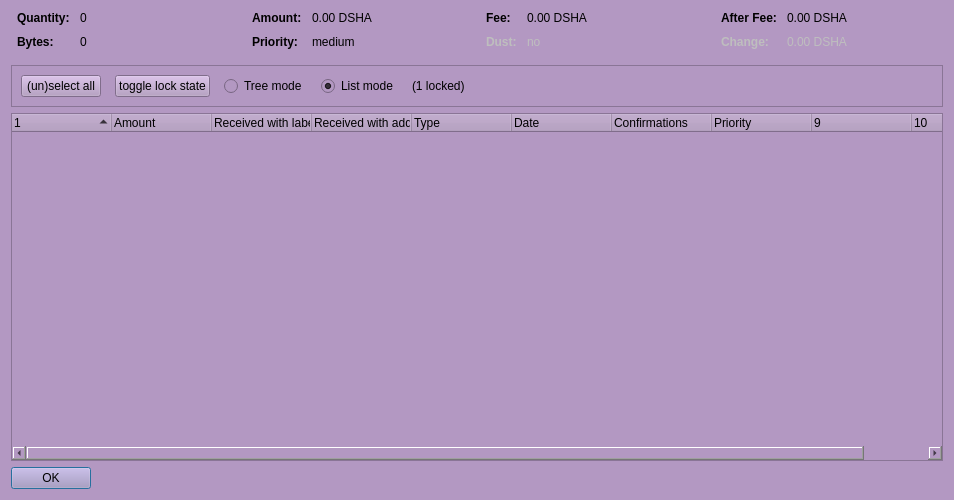
<?xml version="1.0" encoding="UTF-8"?>
<ui version="4.0">
 <class>CoinControlDialog</class>
 <widget class="QDialog" name="CoinControlDialog">
  <property name="geometry">
   <rect>
    <x>0</x>
    <y>0</y>
    <width>954</width>
    <height>500</height>
   </rect>
  </property>
  <property name="windowTitle">
   <string>Coin Selection</string>
  </property>
  <property name="styleSheet">
   <string notr="true">background-color: rgb(179, 152, 194);</string>
  </property>
  <layout class="QVBoxLayout" name="verticalLayout">
   <item>
    <layout class="QHBoxLayout" name="horizontalLayoutTop" stretch="0,0,0,0">
     <property name="topMargin">
      <number>0</number>
     </property>
     <property name="bottomMargin">
      <number>10</number>
     </property>
     <item>
      <layout class="QFormLayout" name="formLayoutCoinControl1">
       <property name="horizontalSpacing">
        <number>10</number>
       </property>
       <property name="verticalSpacing">
        <number>10</number>
       </property>
       <property name="leftMargin">
        <number>6</number>
       </property>
       <property name="rightMargin">
        <number>6</number>
       </property>
       <item row="0" column="0">
        <widget class="QLabel" name="labelCoinControlQuantityText">
         <property name="font">
          <font>
           <weight>75</weight>
           <bold>true</bold>
          </font>
         </property>
         <property name="text">
          <string>Quantity:</string>
         </property>
        </widget>
       </item>
       <item row="0" column="1">
        <widget class="QLabel" name="labelCoinControlQuantity">
         <property name="cursor">
          <cursorShape>IBeamCursor</cursorShape>
         </property>
         <property name="contextMenuPolicy">
          <enum>Qt::ActionsContextMenu</enum>
         </property>
         <property name="text">
          <string notr="true">0</string>
         </property>
         <property name="textInteractionFlags">
          <set>Qt::LinksAccessibleByMouse|Qt::TextSelectableByKeyboard|Qt::TextSelectableByMouse</set>
         </property>
        </widget>
       </item>
       <item row="1" column="0">
        <widget class="QLabel" name="labelCoinControlBytesText">
         <property name="font">
          <font>
           <weight>75</weight>
           <bold>true</bold>
          </font>
         </property>
         <property name="text">
          <string>Bytes:</string>
         </property>
        </widget>
       </item>
       <item row="1" column="1">
        <widget class="QLabel" name="labelCoinControlBytes">
         <property name="cursor">
          <cursorShape>IBeamCursor</cursorShape>
         </property>
         <property name="contextMenuPolicy">
          <enum>Qt::ActionsContextMenu</enum>
         </property>
         <property name="text">
          <string notr="true">0</string>
         </property>
         <property name="textInteractionFlags">
          <set>Qt::LinksAccessibleByMouse|Qt::TextSelectableByKeyboard|Qt::TextSelectableByMouse</set>
         </property>
        </widget>
       </item>
      </layout>
     </item>
     <item>
      <layout class="QFormLayout" name="formLayoutCoinControl2">
       <property name="horizontalSpacing">
        <number>10</number>
       </property>
       <property name="verticalSpacing">
        <number>10</number>
       </property>
       <property name="leftMargin">
        <number>6</number>
       </property>
       <property name="rightMargin">
        <number>6</number>
       </property>
       <item row="0" column="0">
        <widget class="QLabel" name="labelCoinControlAmountText">
         <property name="font">
          <font>
           <weight>75</weight>
           <bold>true</bold>
          </font>
         </property>
         <property name="text">
          <string>Amount:</string>
         </property>
        </widget>
       </item>
       <item row="0" column="1">
        <widget class="QLabel" name="labelCoinControlAmount">
         <property name="cursor">
          <cursorShape>IBeamCursor</cursorShape>
         </property>
         <property name="contextMenuPolicy">
          <enum>Qt::ActionsContextMenu</enum>
         </property>
         <property name="text">
          <string notr="true">0.00 DSHA</string>
         </property>
         <property name="textInteractionFlags">
          <set>Qt::LinksAccessibleByMouse|Qt::TextSelectableByKeyboard|Qt::TextSelectableByMouse</set>
         </property>
        </widget>
       </item>
       <item row="1" column="0">
        <widget class="QLabel" name="labelCoinControlPriorityText">
         <property name="font">
          <font>
           <weight>75</weight>
           <bold>true</bold>
          </font>
         </property>
         <property name="text">
          <string>Priority:</string>
         </property>
        </widget>
       </item>
       <item row="1" column="1">
        <widget class="QLabel" name="labelCoinControlPriority">
         <property name="cursor">
          <cursorShape>IBeamCursor</cursorShape>
         </property>
         <property name="contextMenuPolicy">
          <enum>Qt::ActionsContextMenu</enum>
         </property>
         <property name="text">
          <string>medium</string>
         </property>
         <property name="textInteractionFlags">
          <set>Qt::LinksAccessibleByMouse|Qt::TextSelectableByKeyboard|Qt::TextSelectableByMouse</set>
         </property>
        </widget>
       </item>
      </layout>
     </item>
     <item>
      <layout class="QFormLayout" name="formLayoutCoinControl3">
       <property name="horizontalSpacing">
        <number>10</number>
       </property>
       <property name="verticalSpacing">
        <number>10</number>
       </property>
       <property name="leftMargin">
        <number>6</number>
       </property>
       <property name="rightMargin">
        <number>6</number>
       </property>
       <item row="0" column="0">
        <widget class="QLabel" name="labelCoinControlFeeText">
         <property name="font">
          <font>
           <weight>75</weight>
           <bold>true</bold>
          </font>
         </property>
         <property name="text">
          <string>Fee:</string>
         </property>
        </widget>
       </item>
       <item row="0" column="1">
        <widget class="QLabel" name="labelCoinControlFee">
         <property name="cursor">
          <cursorShape>IBeamCursor</cursorShape>
         </property>
         <property name="contextMenuPolicy">
          <enum>Qt::ActionsContextMenu</enum>
         </property>
         <property name="text">
          <string notr="true">0.00 DSHA</string>
         </property>
         <property name="textInteractionFlags">
          <set>Qt::LinksAccessibleByMouse|Qt::TextSelectableByKeyboard|Qt::TextSelectableByMouse</set>
         </property>
        </widget>
       </item>
       <item row="1" column="0">
        <widget class="QLabel" name="labelCoinControlLowOutputText">
         <property name="enabled">
          <bool>false</bool>
         </property>
         <property name="font">
          <font>
           <weight>75</weight>
           <bold>true</bold>
          </font>
         </property>
         <property name="text">
          <string>Dust:</string>
         </property>
        </widget>
       </item>
       <item row="1" column="1">
        <widget class="QLabel" name="labelCoinControlLowOutput">
         <property name="enabled">
          <bool>false</bool>
         </property>
         <property name="cursor">
          <cursorShape>IBeamCursor</cursorShape>
         </property>
         <property name="contextMenuPolicy">
          <enum>Qt::ActionsContextMenu</enum>
         </property>
         <property name="text">
          <string>no</string>
         </property>
         <property name="textInteractionFlags">
          <set>Qt::LinksAccessibleByMouse|Qt::TextSelectableByKeyboard|Qt::TextSelectableByMouse</set>
         </property>
        </widget>
       </item>
      </layout>
     </item>
     <item>
      <layout class="QFormLayout" name="formLayoutCoinControl4">
       <property name="horizontalSpacing">
        <number>10</number>
       </property>
       <property name="verticalSpacing">
        <number>10</number>
       </property>
       <property name="leftMargin">
        <number>6</number>
       </property>
       <property name="rightMargin">
        <number>6</number>
       </property>
       <item row="0" column="0">
        <widget class="QLabel" name="labelCoinControlAfterFeeText">
         <property name="font">
          <font>
           <weight>75</weight>
           <bold>true</bold>
          </font>
         </property>
         <property name="text">
          <string>After Fee:</string>
         </property>
        </widget>
       </item>
       <item row="0" column="1">
        <widget class="QLabel" name="labelCoinControlAfterFee">
         <property name="cursor">
          <cursorShape>IBeamCursor</cursorShape>
         </property>
         <property name="contextMenuPolicy">
          <enum>Qt::ActionsContextMenu</enum>
         </property>
         <property name="text">
          <string notr="true">0.00 DSHA</string>
         </property>
         <property name="textInteractionFlags">
          <set>Qt::LinksAccessibleByMouse|Qt::TextSelectableByKeyboard|Qt::TextSelectableByMouse</set>
         </property>
        </widget>
       </item>
       <item row="1" column="0">
        <widget class="QLabel" name="labelCoinControlChangeText">
         <property name="enabled">
          <bool>false</bool>
         </property>
         <property name="font">
          <font>
           <weight>75</weight>
           <bold>true</bold>
          </font>
         </property>
         <property name="text">
          <string>Change:</string>
         </property>
        </widget>
       </item>
       <item row="1" column="1">
        <widget class="QLabel" name="labelCoinControlChange">
         <property name="enabled">
          <bool>false</bool>
         </property>
         <property name="cursor">
          <cursorShape>IBeamCursor</cursorShape>
         </property>
         <property name="contextMenuPolicy">
          <enum>Qt::ActionsContextMenu</enum>
         </property>
         <property name="text">
          <string notr="true">0.00 DSHA</string>
         </property>
         <property name="textInteractionFlags">
          <set>Qt::LinksAccessibleByMouse|Qt::TextSelectableByKeyboard|Qt::TextSelectableByMouse</set>
         </property>
        </widget>
       </item>
      </layout>
     </item>
    </layout>
   </item>
   <item>
    <widget class="QFrame" name="frame">
     <property name="minimumSize">
      <size>
       <width>0</width>
       <height>40</height>
      </size>
     </property>
     <property name="frameShape">
      <enum>QFrame::StyledPanel</enum>
     </property>
     <property name="frameShadow">
      <enum>QFrame::Sunken</enum>
     </property>
     <layout class="QHBoxLayout" name="horizontalLayout">
      <item>
       <layout class="QHBoxLayout" name="horizontalLayoutPanel" stretch="0,0,0,0,0,0">
        <property name="spacing">
         <number>14</number>
        </property>
        <item>
         <widget class="QPushButton" name="pushButtonSelectAll">
          <property name="sizePolicy">
           <sizepolicy hsizetype="Maximum" vsizetype="Fixed">
            <horstretch>0</horstretch>
            <verstretch>0</verstretch>
           </sizepolicy>
          </property>
          <property name="text">
           <string>(un)select all</string>
          </property>
          <property name="autoDefault">
           <bool>false</bool>
          </property>
         </widget>
        </item>
        <item>
         <widget class="QPushButton" name="pushButtonToggleLock">
          <property name="sizePolicy">
           <sizepolicy hsizetype="Maximum" vsizetype="Fixed">
            <horstretch>0</horstretch>
            <verstretch>0</verstretch>
           </sizepolicy>
          </property>
          <property name="text">
           <string>toggle lock state</string>
          </property>
          <property name="autoDefault">
           <bool>false</bool>
          </property>
         </widget>
        </item>
        <item>
         <widget class="QRadioButton" name="radioTreeMode">
          <property name="sizePolicy">
           <sizepolicy hsizetype="Maximum" vsizetype="Fixed">
            <horstretch>0</horstretch>
            <verstretch>0</verstretch>
           </sizepolicy>
          </property>
          <property name="text">
           <string>Tree mode</string>
          </property>
         </widget>
        </item>
        <item>
         <widget class="QRadioButton" name="radioListMode">
          <property name="sizePolicy">
           <sizepolicy hsizetype="Maximum" vsizetype="Fixed">
            <horstretch>0</horstretch>
            <verstretch>0</verstretch>
           </sizepolicy>
          </property>
          <property name="text">
           <string>List mode</string>
          </property>
          <property name="checked">
           <bool>true</bool>
          </property>
         </widget>
        </item>
        <item>
         <widget class="QLabel" name="labelLocked">
          <property name="text">
           <string>(1 locked)</string>
          </property>
         </widget>
        </item>
        <item>
         <spacer name="horizontalSpacer">
          <property name="orientation">
           <enum>Qt::Horizontal</enum>
          </property>
          <property name="sizeHint" stdset="0">
           <size>
            <width>40</width>
            <height>20</height>
           </size>
          </property>
         </spacer>
        </item>
       </layout>
      </item>
     </layout>
    </widget>
   </item>
   <item>
    <widget class="CoinControlTreeWidget" name="treeWidget">
     <property name="contextMenuPolicy">
      <enum>Qt::CustomContextMenu</enum>
     </property>
     <property name="sortingEnabled">
      <bool>false</bool>
     </property>
     <property name="columnCount">
      <number>10</number>
     </property>
     <attribute name="headerShowSortIndicator" stdset="0">
      <bool>true</bool>
     </attribute>
     <attribute name="headerStretchLastSection">
      <bool>false</bool>
     </attribute>
     <column>
      <property name="text">
       <string/>
      </property>
     </column>
     <column>
      <property name="text">
       <string>Amount</string>
      </property>
     </column>
     <column>
      <property name="text">
       <string>Received with label</string>
      </property>
     </column>
     <column>
      <property name="text">
       <string>Received with address</string>
      </property>
     </column>
     <column>
      <property name="text">
       <string>Type</string>
      </property>
     </column>
     <column>
      <property name="text">
       <string>Date</string>
      </property>
     </column>
     <column>
      <property name="text">
       <string>Confirmations</string>
      </property>
      <property name="toolTip">
       <string>Confirmed</string>
      </property>
     </column>
     <column>
      <property name="text">
       <string>Priority</string>
      </property>
     </column>
     <column>
      <property name="text">
       <string/>
      </property>
     </column>
     <column>
      <property name="text">
       <string/>
      </property>
     </column>
    </widget>
   </item>
   <item>
    <widget class="QDialogButtonBox" name="buttonBox">
     <property name="sizePolicy">
      <sizepolicy hsizetype="Maximum" vsizetype="Fixed">
       <horstretch>0</horstretch>
       <verstretch>0</verstretch>
      </sizepolicy>
     </property>
     <property name="orientation">
      <enum>Qt::Horizontal</enum>
     </property>
     <property name="standardButtons">
      <set>QDialogButtonBox::Ok</set>
     </property>
    </widget>
   </item>
  </layout>
 </widget>
 <customwidgets>
  <customwidget>
   <class>CoinControlTreeWidget</class>
   <extends>QTreeWidget</extends>
   <header>coincontroltreewidget.h</header>
  </customwidget>
 </customwidgets>
 <resources/>
 <connections/>
</ui>
